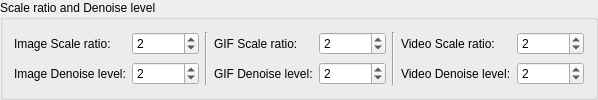
            <widget class="QGroupBox" name="groupBox_ScaleRaton_DenoiseLevel">
             <property name="title">
              <string>Scale ratio and Denoise level</string>
             </property>
             <layout class="QGridLayout" name="gridLayout">
              <item row="1" column="3">
               <widget class="QLabel" name="label_GIFDenoiseLevel">
                <property name="text">
                 <string>GIF Denoise level:</string>
                </property>
               </widget>
              </item>
              <item row="1" column="7">
               <widget class="QSpinBox" name="spinBox_DenoiseLevel_video">
                <property name="enabled">
                 <bool>true</bool>
                </property>
                <property name="focusPolicy">
                 <enum>Qt::WheelFocus</enum>
                </property>
                <property name="minimum">
                 <number>-1</number>
                </property>
                <property name="maximum">
                 <number>3</number>
                </property>
                <property name="singleStep">
                 <number>1</number>
                </property>
                <property name="stepType">
                 <enum>QAbstractSpinBox::DefaultStepType</enum>
                </property>
                <property name="value">
                 <number>2</number>
                </property>
                <property name="displayIntegerBase">
                 <number>10</number>
                </property>
               </widget>
              </item>
              <item row="0" column="0">
               <widget class="QLabel" name="label">
                <property name="toolTip">
                 <string>Range: 1 ~ 999999999</string>
                </property>
                <property name="text">
                 <string>Image Scale ratio:</string>
                </property>
               </widget>
              </item>
              <item row="0" column="7">
               <widget class="QSpinBox" name="spinBox_ScaleRatio_video">
                <property name="cursor">
                 <cursorShape>ArrowCursor</cursorShape>
                </property>
                <property name="focusPolicy">
                 <enum>Qt::WheelFocus</enum>
                </property>
                <property name="toolTip">
                 <string>Range: 1 ~ 999999999</string>
                </property>
                <property name="minimum">
                 <number>1</number>
                </property>
                <property name="maximum">
                 <number>999999999</number>
                </property>
                <property name="singleStep">
                 <number>1</number>
                </property>
                <property name="stepType">
                 <enum>QAbstractSpinBox::DefaultStepType</enum>
                </property>
                <property name="value">
                 <number>2</number>
                </property>
                <property name="displayIntegerBase">
                 <number>10</number>
                </property>
               </widget>
              </item>
              <item row="0" column="5" rowspan="2">
               <widget class="Line" name="line_4">
                <property name="orientation">
                 <enum>Qt::Vertical</enum>
                </property>
               </widget>
              </item>
              <item row="0" column="2" rowspan="2">
               <widget class="Line" name="line_3">
                <property name="orientation">
                 <enum>Qt::Vertical</enum>
                </property>
               </widget>
              </item>
              <item row="1" column="4">
               <widget class="QSpinBox" name="spinBox_DenoiseLevel_gif">
                <property name="enabled">
                 <bool>true</bool>
                </property>
                <property name="focusPolicy">
                 <enum>Qt::WheelFocus</enum>
                </property>
                <property name="minimum">
                 <number>-1</number>
                </property>
                <property name="maximum">
                 <number>3</number>
                </property>
                <property name="singleStep">
                 <number>1</number>
                </property>
                <property name="stepType">
                 <enum>QAbstractSpinBox::DefaultStepType</enum>
                </property>
                <property name="value">
                 <number>2</number>
                </property>
                <property name="displayIntegerBase">
                 <number>10</number>
                </property>
               </widget>
              </item>
              <item row="0" column="4">
               <widget class="QSpinBox" name="spinBox_ScaleRatio_gif">
                <property name="cursor">
                 <cursorShape>ArrowCursor</cursorShape>
                </property>
                <property name="focusPolicy">
                 <enum>Qt::WheelFocus</enum>
                </property>
                <property name="toolTip">
                 <string>Range: 1 ~ 999999999</string>
                </property>
                <property name="minimum">
                 <number>1</number>
                </property>
                <property name="maximum">
                 <number>999999999</number>
                </property>
                <property name="singleStep">
                 <number>1</number>
                </property>
                <property name="stepType">
                 <enum>QAbstractSpinBox::DefaultStepType</enum>
                </property>
                <property name="value">
                 <number>2</number>
                </property>
                <property name="displayIntegerBase">
                 <number>10</number>
                </property>
               </widget>
              </item>
              <item row="1" column="6">
               <widget class="QLabel" name="label_VideoDenoiseLevel">
                <property name="text">
                 <string>Video Denoise level:</string>
                </property>
               </widget>
              </item>
              <item row="0" column="1">
               <widget class="QSpinBox" name="spinBox_ScaleRatio_image">
                <property name="cursor">
                 <cursorShape>ArrowCursor</cursorShape>
                </property>
                <property name="focusPolicy">
                 <enum>Qt::WheelFocus</enum>
                </property>
                <property name="toolTip">
                 <string>Range: 1 ~ 999999999</string>
                </property>
                <property name="minimum">
                 <number>1</number>
                </property>
                <property name="maximum">
                 <number>999999999</number>
                </property>
                <property name="singleStep">
                 <number>1</number>
                </property>
                <property name="stepType">
                 <enum>QAbstractSpinBox::DefaultStepType</enum>
                </property>
                <property name="value">
                 <number>2</number>
                </property>
                <property name="displayIntegerBase">
                 <number>10</number>
                </property>
               </widget>
              </item>
              <item row="0" column="6">
               <widget class="QLabel" name="label_17">
                <property name="toolTip">
                 <string>Range: 1 ~ 999999999</string>
                </property>
                <property name="text">
                 <string>Video Scale ratio:</string>
                </property>
               </widget>
              </item>
              <item row="0" column="3">
               <widget class="QLabel" name="label_16">
                <property name="toolTip">
                 <string>Range: 1 ~ 999999999</string>
                </property>
                <property name="text">
                 <string>GIF Scale ratio:</string>
                </property>
               </widget>
              </item>
              <item row="1" column="0">
               <widget class="QLabel" name="label_ImageDenoiseLevel">
                <property name="text">
                 <string>Image Denoise level:</string>
                </property>
               </widget>
              </item>
              <item row="1" column="1">
               <widget class="QSpinBox" name="spinBox_DenoiseLevel_image">
                <property name="enabled">
                 <bool>true</bool>
                </property>
                <property name="focusPolicy">
                 <enum>Qt::WheelFocus</enum>
                </property>
                <property name="minimum">
                 <number>-1</number>
                </property>
                <property name="maximum">
                 <number>3</number>
                </property>
                <property name="singleStep">
                 <number>1</number>
                </property>
                <property name="stepType">
                 <enum>QAbstractSpinBox::DefaultStepType</enum>
                </property>
                <property name="value">
                 <number>2</number>
                </property>
                <property name="displayIntegerBase">
                 <number>10</number>
                </property>
               </widget>
              </item>
             </layout>
            </widget>
